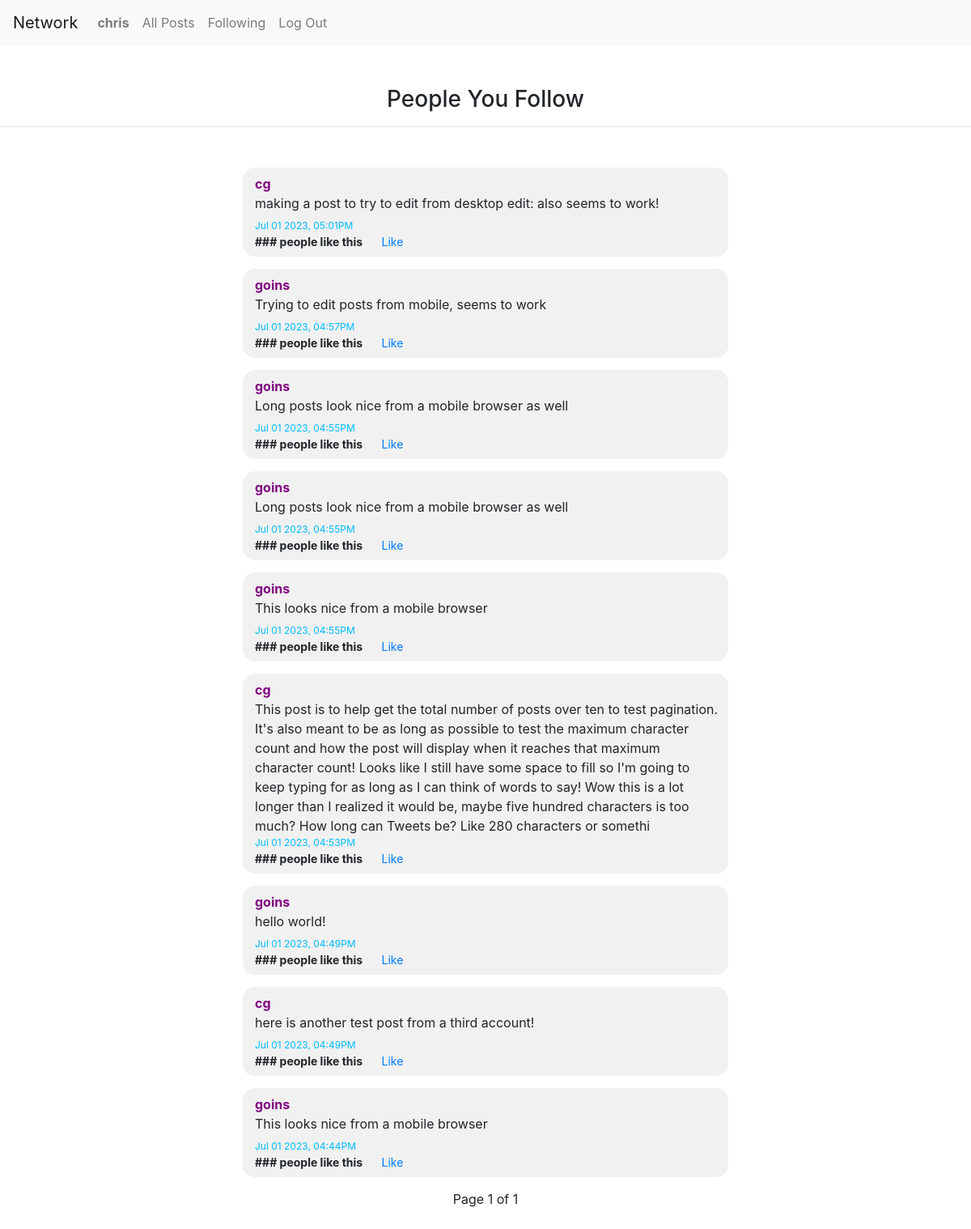
The page /following (signed in) on the database its author committed.
### network/models.py (models this page shows, shortened)
class User(AbstractUser):
    def __str__(self):
        return self.username

class Post(models.Model):
    user_id = models.ForeignKey(User, on_delete=models.CASCADE)
    post = models.TextField(max_length = 500)
    timestamp = models.CharField(max_length=24)
    fmtTime = models.CharField(max_length=24)
    def sortCriteria(self):
        return self.timestamp

### network/views.py (the view)
# urls.py: path("following", views.following, name='following'),
@login_required
def following(request):
    follows = Follow.objects.filter(follower_id=request.user)
    posts = []
    for follow in follows:
        userPosts = Post.objects.filter(user_id = follow.following_id)
        for userPost in userPosts:
            posts.append(userPost)
    posts.sort(reverse=True, key=Post.sortCriteria)
    p = Paginator(posts, 10)
    page = request.GET.get('page')
    pagedPosts = p.get_page(page)
    return render(request, "network/following.html", {'posts':pagedPosts})

### network/templates/network/following.html (shortened to what this page needs)
{% extends "network/layout.html" %}
{% load static %}
{% block body %}
    <div style="margin-top:50px; text-align:center">
        <h3>People You Follow</h3>
        <hr>
    </div>
    <div style="margin-top:50px; text-align:center">
        {% for post in posts %}
            <div class="post" id="post_{{ post.id }}">
                <div style="font-weight:bold">
                    <a href="{% url 'profile' post.user_id %}" style="color:purple">{{ post.user_id }}</a>
                </div>
                <div name="post_body" id="post_body_{{ post.id }}" data-id="{{ post.id }}" style="flex-grow:1">{{ post.post }} </div>
                <div style="color:rgb(0, 187, 255); font-size:12px;">{{ post.fmtTime }}</div>
                {% if user.is_authenticated %}
                <span style="font-size:14px">
                    <strong>
                        <span name="like_count" id="like_count_{{ post.id }}" data-id="{{ post.id }}">
                            ###
                        </span>
                         people like this
                    </strong>
                    <a name="like_link" id="like_link_{{ post.id }}" data-id="{{ post.id }}" href="#a" style="margin-left:20px">Like</a>
                </span>
                {% endif %}
            </div>
        {% endfor %}
        Page {{ posts.number }} of {{ posts.paginator.num_pages }}
    </div>
    <br><br><br>
{% endblock %}

### network/templates/network/layout.html (shortened to what this page needs)
{% load static %}
<!DOCTYPE html>
<html lang="en">
    <head>
        <link rel="stylesheet" href="https://stackpath.bootstrapcdn.com/bootstrap/4.4.1/css/bootstrap.min.css">
        <link href="{% static 'network/styles.css' %}" rel="stylesheet">
    </head>
    <body>
        <nav class="navbar navbar-expand-lg navbar-light bg-light">
            <a class="navbar-brand" href="{% url 'index' %}">Network</a>
            <div>
              <ul class="navbar-nav mr-auto">
                {% if user.is_authenticated %}
                    <li class="nav-item">
                        <a class="nav-link" href="{% url 'profile' user.username %}"><strong>{{ user.username }}</strong></a>
                    </li>
                {% endif %}
                <li class="nav-item">
                  <a class="nav-link" href="{% url 'index' %}">All Posts</a>
                </li>
                {% if user.is_authenticated %}
                    <li class="nav-item">
                        <a class="nav-link" href="{% url 'following' %}">Following</a>
                    </li>
                    <li class="nav-item">
                        <a class="nav-link" href="{% url 'logout' %}">Log Out</a>
                    </li>
                {% endif %}
              </ul>
            </div>
          </nav>
        <div class="body">
            {% block body %}
            {% endblock %}
        </div>
    </body>
</html>

### network/static/network/styles.css (style rules this page uses)
.post { background-color:rgb(241, 241, 241); border-radius:15px; width:50%; min-height:110px; margin:auto; margin-bottom:15px; text-align:left; padding:8px; padding-left:15px; position:relative; display:flex; flex-direction:column; }

### rows shown on the page
User: username "chris"
Post: user_id "cg", post "making a post to try to edit from desktop edit: also seems to work!", fmtTime "Jul 01 2023, 05:01PM"
Post: user_id "goins", post "Trying to edit posts from mobile, seems to work", fmtTime "Jul 01 2023, 04:57PM"
Post: user_id "goins", post "Long posts look nice from a mobile browser as well", fmtTime "Jul 01 2023, 04:55PM"
Post: user_id "goins", post "Long posts look nice from a mobile browser as well", fmtTime "Jul 01 2023, 04:55PM"
Post: user_id "goins", post "This looks nice from a mobile browser", fmtTime "Jul 01 2023, 04:55PM"
Post: user_id "cg", post "This post is to help get the total number of posts over ten to test pagination. It's also meant to be as long as possible to test the maximum character count and how the post will display when it reaches that maximum character count! Looks like I still have some space to fill so I'm going to keep typing for as long as I can think of words to say! Wow this is a lot longer than I realized it would be, maybe five hundred characters is too much? How long can Tweets be? Like 280 characters or somethi", fmtTime "Jul 01 2023, 04:53PM"
Post: user_id "goins", post "hello world!", fmtTime "Jul 01 2023, 04:49PM"
Post: user_id "cg", post "here is another test post from a third account!", fmtTime "Jul 01 2023, 04:49PM"
Post: user_id "goins", post "This looks nice from a mobile browser", fmtTime "Jul 01 2023, 04:44PM"

### other values the page prints
{{ posts.number }} "1"
{{ posts.paginator.num_pages }} "1"
